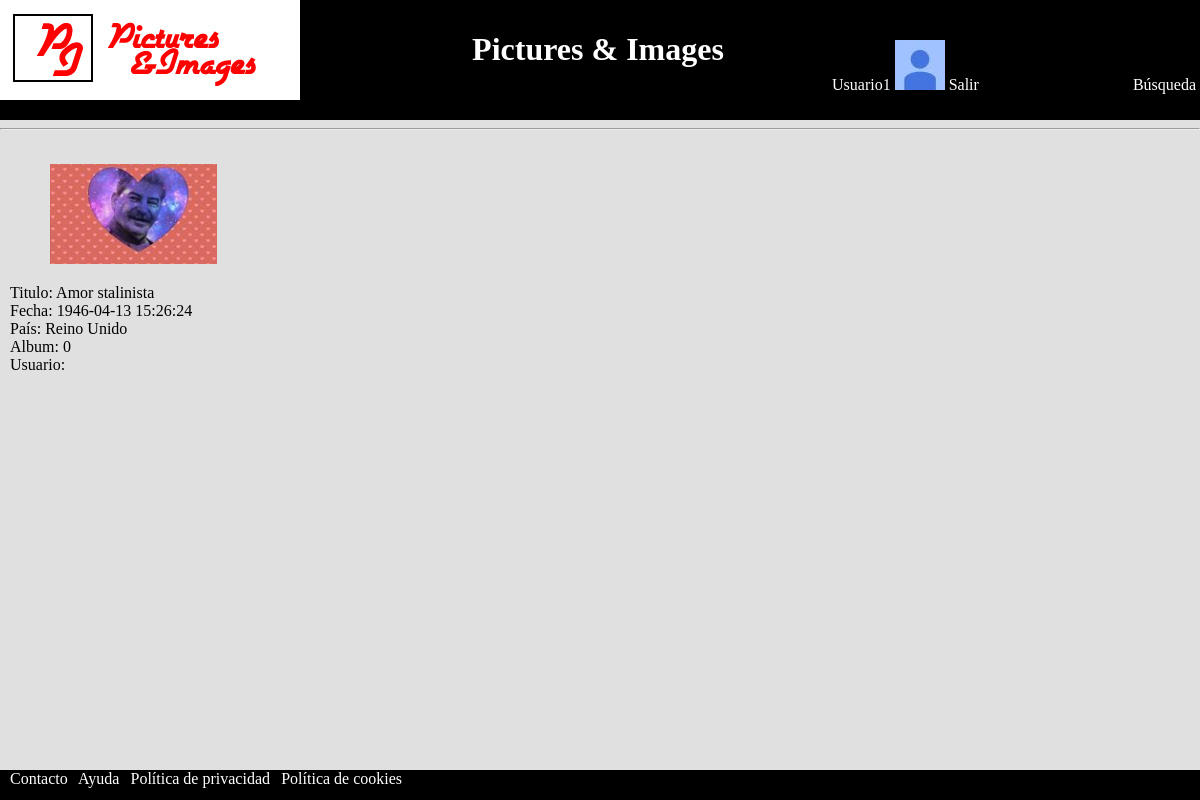
The page /detallefoto.php?id=2 (signed in) on the database as committed earlier.
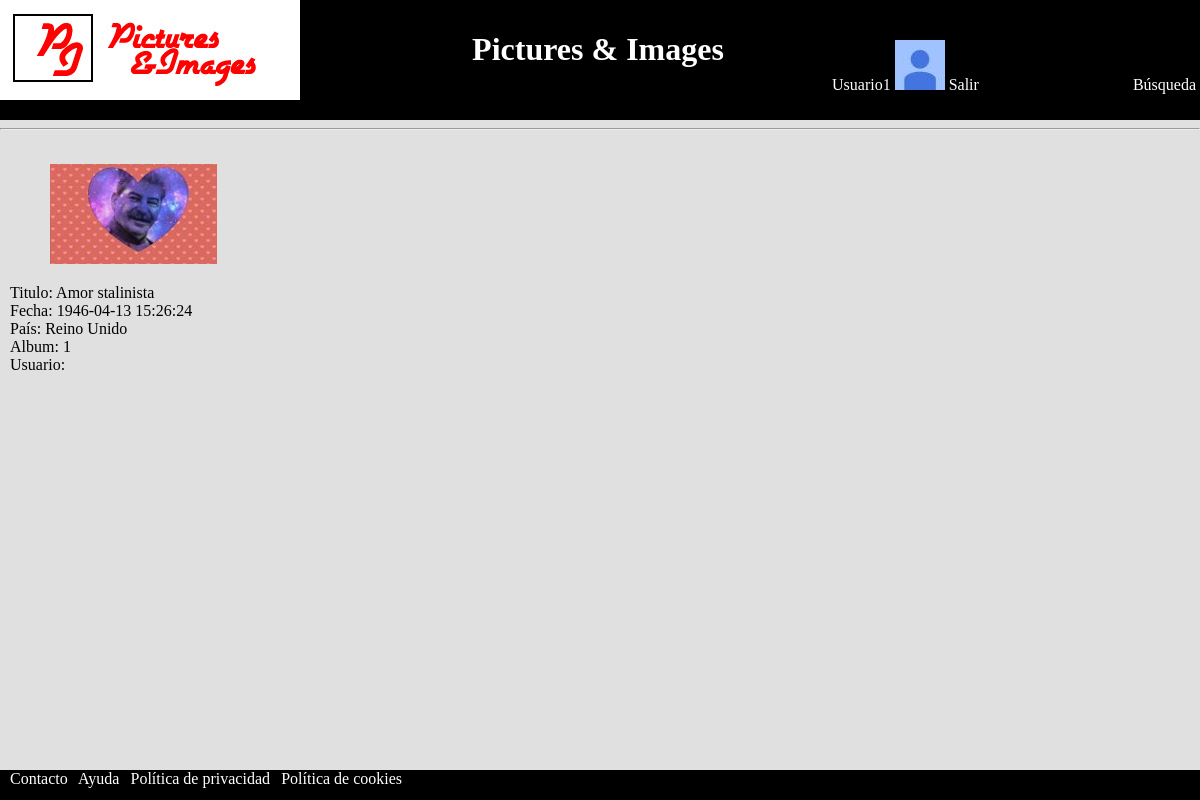
The same page on the database as committed later.
### tables this page shows
CREATE TABLE `fotos` (
  `IdFoto` int(11) NOT NULL,
  `Titulo` mediumtext NOT NULL,
  `Descripcion` mediumtext NOT NULL,
  `Fecha` datetime DEFAULT NULL,
  `Pais` int(11) DEFAULT NULL,
  `Album` int(11) NOT NULL,
  `Fichero` mediumtext NOT NULL,
  `FRegistro` datetime NOT NULL
);

### detallefoto.php (the view, shortened to what this page needs)
<?php
require_once("includes/head.inc.php");
require_once("includes/headeridentificado.inc.php");
require_once("includes/conexionbd.inc.php");
?>
		<main>
		<?php
		if(isset($_GET['id'])){
			$sentencia = "select * from fotos f where IdFoto=".$_GET['id'];
			$fotos = mysqli_query($mysqli, $sentencia);
			$foto=$fotos->fetch_assoc();
			$sentpais= "select * from paises p where IdPais=".$foto['Pais'];
			$paises=mysqli_query($mysqli, $sentpais);
			$pais=$paises->fetch_assoc();
			echo "<article class='detfoto'><figure><img src='".$foto['Fichero']."' alt='".$foto['Titulo']."'></figure>";
			echo "Titulo: ".$foto['Titulo']."<br>Fecha: ".$foto['Fecha']."<br>País: ".$pais['NomPais']."<br>Album: ".$foto['Album']."<br>Usuario: <br></article>";
		}
		?>
		</main>
<?php
require_once("includes/footer.inc.php");
?>

Rows that differ between the two databases and show on the page:
changed fotos "Amor stalinista": Album "0" → "1"
